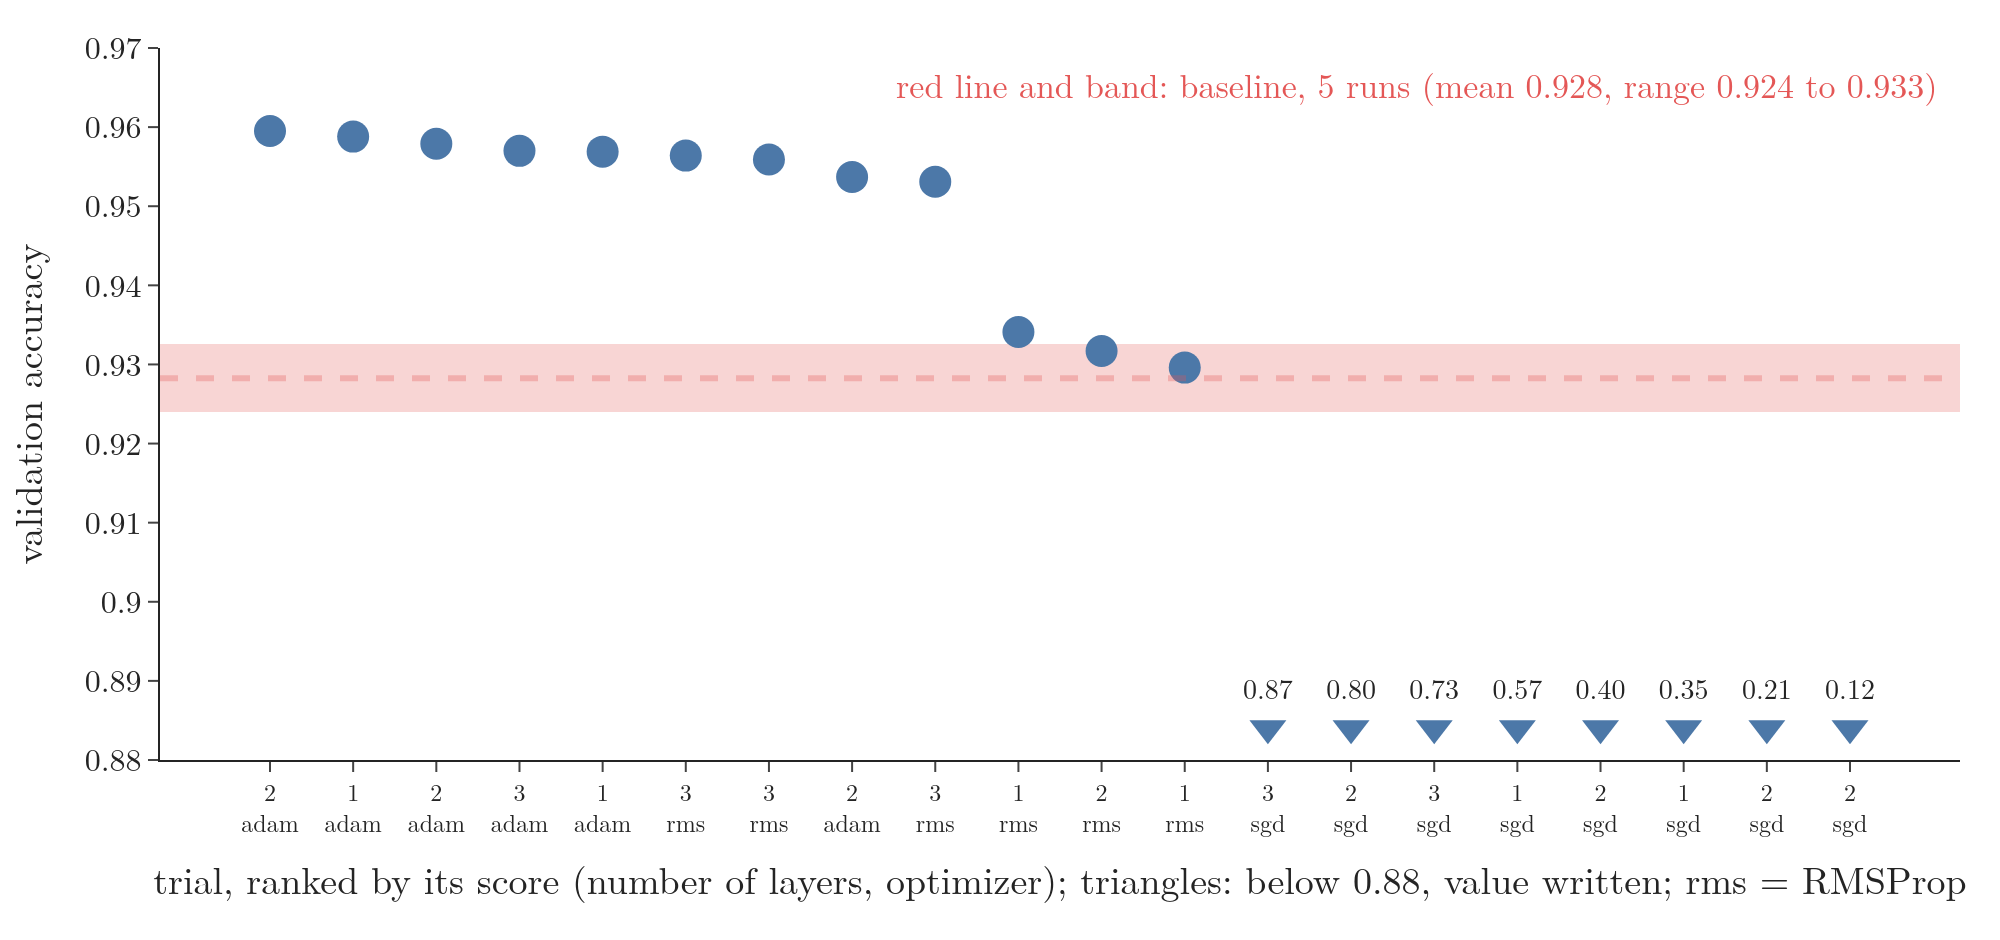

This chart was generated by the following Python code:
"""MNIST: validation accuracy of the 20 trials, best first, against the hand-made baseline's 5 runs (Plotly)."""
from pathlib import Path
import pandas as pd
import plotly.graph_objects as go
from common import BLUE, RED, FONT

here = Path(__file__).parent
t = pd.read_csv(here.parent / "data" / "mnist_trials.csv").sort_values("val_accuracy", ascending=False, kind="stable")
r = pd.read_csv(here.parent / "data" / "mnist_retrain.csv")
b = r[r.model == "baseline"].val_accuracy
base, lo, hi = b.mean(), b.min(), b.max()
x = list(range(1, len(t) + 1))
fig = go.Figure()
fig.add_hrect(y0=lo, y1=hi, fillcolor=RED, opacity=0.25, line_width=0, layer="below")
fig.add_hline(y=base, line=dict(color=RED, width=3, dash="dash"))
FLOOR = 0.88                                    # trials below this are drawn at the floor, value written
v = t.val_accuracy.to_numpy()
low = v < FLOOR
fig.add_trace(go.Scatter(x=[a for a, l in zip(x, low) if not l], y=v[~low], mode="markers",
                         marker=dict(color=BLUE, size=16)))
fig.add_trace(go.Scatter(x=[a for a, l in zip(x, low) if l], y=[FLOOR + 0.004] * low.sum(), mode="markers+text",
                         marker=dict(color=BLUE, size=16, symbol="triangle-down"), text=[f"{a:.2f}" for a in v[low]],
                         textposition="top center", textfont=dict(size=14)))
fig.add_annotation(x=0.99, y=0.99, xref="paper", yref="paper", xanchor="right", yanchor="top", showarrow=False,
                   font=dict(color=RED, size=17), bgcolor="white",
                   text=f"red line and band: baseline, 5 runs (mean {base:.3f}, range {lo:.3f} to {hi:.3f})")
fig.update_layout(template="simple_white", width=1000, height=470, font=FONT, showlegend=False,
                  xaxis=dict(title="trial, ranked by its score (number of layers, optimizer); triangles: below 0.88, value written; rms = RMSProp", tickmode="array",
                             tickvals=x, tickfont=dict(size=12), tickangle=0,
                             ticktext=[f"{n}<br>{o.replace('rmsprop', 'rms')}" for n, o in zip(t.num_layers, t.optimizer)]),
                  yaxis=dict(title="validation accuracy", range=[FLOOR, 0.97]),
                  margin=dict(l=80, r=20, t=20, b=90))
fig.write_image(here / "mnist_trials.png", scale=2)
fig.write_image(here / "mnist_trials.pdf")
